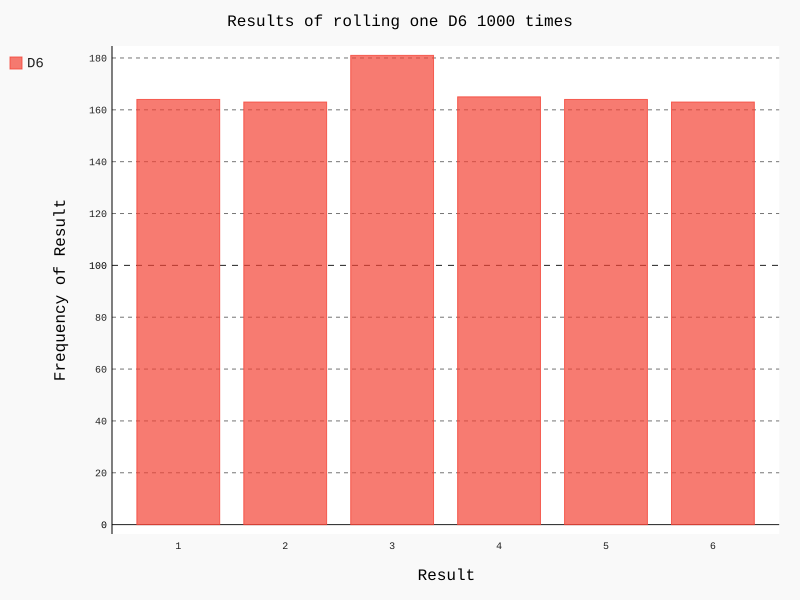

Source code (Python):
from die import Die
import pygal

die = Die()

results = []
for roll_num in range(1000):
    result = die.roll()
    results.append(result)

frequencies = []
for value in range(1, die.num_sides+1):
    frequency = results.count(value)
    frequencies.append(frequency)

#print(frequencies)

hist = pygal.Bar()
hist.title = 'Results of rolling one D6 1000 times'
hist.x_labels = ['1', '2', '3', '4', '5', '6']
hist.x_title = 'Result'
hist.y_title = 'Frequency of Result'

hist.add('D6', frequencies)
hist.render_to_file('die_visual.svg')
